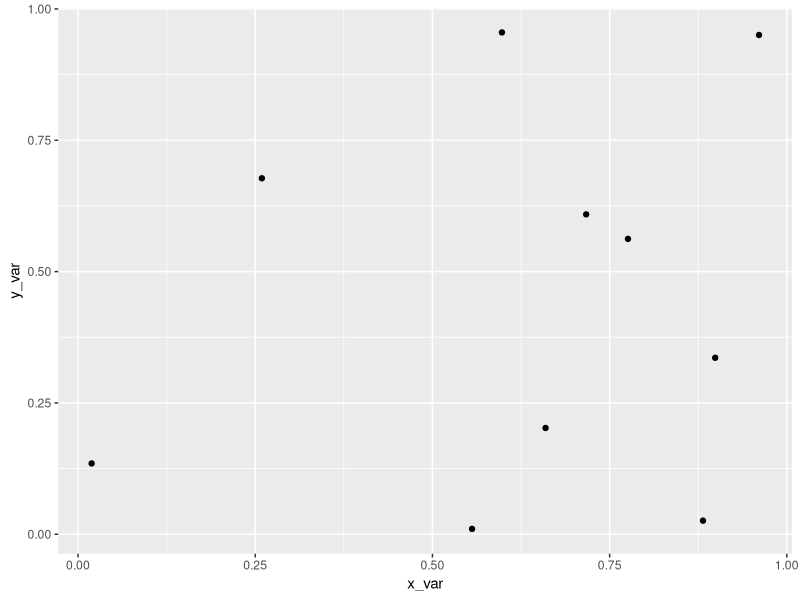

Generate this figure with R:
#Matrices and lists
#4 February 2025

#Matrices: atomic vector that is organized into rows and columns

my_vec<-1:12
m<-matrix(data = my_vec,nrow=4)
print(m)
m<- matrix(data=my_vec,ncol=3,byrow=TRUE)
print(m)


#Lists are atomic vectors but each element can hold things of different types and sizes

my_list<-list(1:10,
              matrix(1:8,nrow=4,byrow=TRUE),
              letters[1:3],
              pi)
str(my_list) #structure of the list
print(my_list)

my_list[4]
my_list[[4]]-3 #double braquets

#is a list has 10 elements it is like a train with 10 cars, but [[5]] gives yoy the contents of car #5

my_list[[2]]
my_list[[2]][4,1] #selecting the matrix in number 2 of the list and selecting row 4 and column 1

my_list2<-list(tester=FALSE,little_m=matrix(1:9,nrow=3))
print(my_list2)
my_list2$little_m[2,3] #get row 2, column 3
my_list2$little_m[2,] #get row 2, all columns
my_list2$little_m[,2] # get all rows, second column
my_list2$little_m[2] # second element of the vector, matrix have two dimensions so is not a good way to use a matrix

# unlist function
unrolled<-unlist(my_list2)
print(unrolled)
library(ggplot2)
y_var<-runif(10)
x_var<-runif(10)
my_model<-lm(y_var~x_var)
qplot(x=x_var,y=y_var)
print(my_model)

print(summary(my_model))
str(summary(my_model))
summary(my_model)$coefficients
summary(my_model)$coefficients["x_var","Pr(>|t|)"] #p value
summary(my_model)$coefficients [2,4] #coefficient matrix
u<-unlist(summary(my_model))
print(u)

my_slope<-u$coefficients2 #saving the information in other variables
my_pval<-u$coefficients8 #saving the information in other variable

#DATA FRAME
#are atomic vectors same length. Creating variables:
var_a<-1:12
var_b<-rep(c("Con","LowN","HighN"),each=4)
var_c<-runif(12)
d_frame<-data.frame(var_a,var_b,var_c) #each variable have the same length
print(d_frame)
str(d_frame) #
